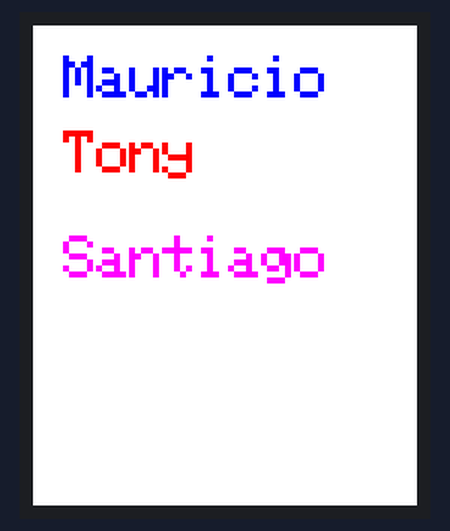
The program below on a simulated MicroPython board. On the bench: 128×160 colour display. At 1.0 s the program stops and its outputs stay as they are.

Above: at 1.1 s.

The program:

act6.py
```python
from ST7735 import TFT
from sysfont import sysfont
from machine import SPI, Pin

spi = SPI(0, baudrate=5000000, polarity=0, phase=0, sck=Pin(2), mosi=Pin(3), miso=Pin(4))

# INTENTO 1: Usando CS=7, A0=15, RST=14
tft = TFT(spi, 15, 14, 7)

tft.initg()
tft.rgb(True)
tft.rotation(2)
tft.fill(TFT.WHITE)


# Despliegue de información del equipo
tft.text((10, 10), "Mauricio", TFT.BLUE, sysfont, 2, nowrap=True)
tft.text((10, 35), "Tony", TFT.RED, sysfont, 2, nowrap=True)
tft.text((10, 70), "Santiago", TFT.PURPLE, sysfont, 2, nowrap=True)
```
